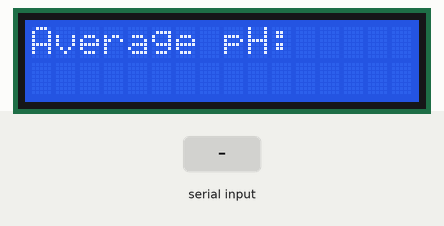
This sketch was run on a simulated Arduino Uno, built with avr-gcc and run on an emulated ATmega328P. Parts: 16×2 character LCD. The test bench sets the inputs (shaded band). What the sketch prints to the serial monitor is not drawn.

Above: at 1.2 s.
1.3 s: "." received over the second serial link
At 1.7 s:
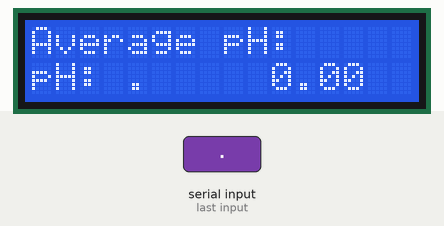
2.8 s: "90,45\n" received over the second serial link
At 3.9 s:
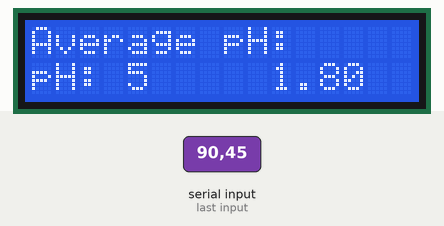
Timing chart, 0 to 5.8 s (numbered marks = the images above; inputs shaded):
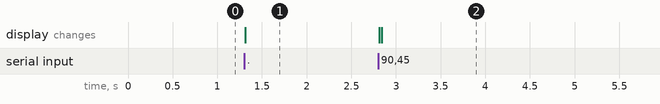

The sketch:

ph_sensor.ino
```cpp
#include <SoftwareSerial.h>
#include <Wire.h>
#include <LiquidCrystal_I2C.h>

SoftwareSerial pHSerial(5, 6); // RX, TX
LiquidCrystal_I2C lcd(0x27, 16, 2); // I2C address, LCD dimensions (16x2)

const int numReadings = 10; // Number of readings to average
float pHReadings[numReadings]; // Array to store pH readings
int pHIndex = 0; // Index for the pH readings array
float pHSum = 0.0; // Sum of pH readings

void setup() {
  Serial.begin(9600); // Serial monitor for debugging
  pHSerial.begin(9600); // Initialize the software serial communication with pH sensor
  lcd.init(); // Initialize the LCD
  lcd.backlight(); // Turn on the backlight
  lcd.clear(); // Clear the LCD screen
  lcd.setCursor(0, 0);
  lcd.print("Average pH:");
}

void loop() {
  if (pHSerial.available()) {
    char data = pHSerial.read();

    // Check if the received character is a digit or a decimal point
    if (isdigit(data) || data == '.') {
      Serial.print(data); // Print the character to the serial monitor
      lcd.setCursor(0, 1); // Set the cursor to the second line
      lcd.print("pH: "); // Display "pH: "
      lcd.print(data); // Display the character on the LCD

      // Convert the character to a float and store it in the array
      float pHValue = atof(&data);
      pHSum += pHValue - pHReadings[pHIndex]; // Update the sum with new value and remove old value
      pHReadings[pHIndex] = pHValue; // Store the new value in the array
      pHIndex = (pHIndex + 1) % numReadings; // Increment index with wrap-around

      // Calculate and display the average pH value
      float averagepH = pHSum / numReadings;
      lcd.setCursor(10, 1); // Set the cursor to the second line, 10th position
      lcd.print(averagepH, 2); // Display the average pH with 2 decimal places
    }
  }
}
```

Measured:
- after the input at 1.3 s, the display: changes at once (image 1)
- after the input at 2.8 s, the display: first changes at once (image 2 shows a later state)
